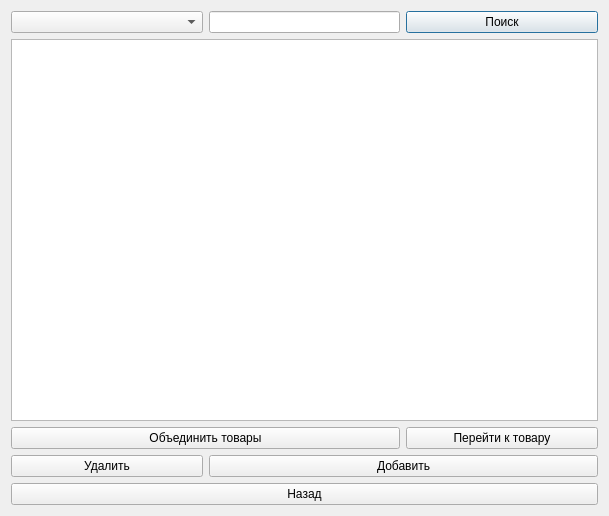
<?xml version="1.0" encoding="UTF-8"?>
<ui version="4.0">
 <class>FirstWindow</class>
 <widget class="QDialog" name="FirstWindow">
  <property name="geometry">
   <rect>
    <x>0</x>
    <y>0</y>
    <width>609</width>
    <height>516</height>
   </rect>
  </property>
  <property name="windowTitle">
   <string>bikes</string>
  </property>
  <layout class="QGridLayout" name="gridLayout">
   <item row="0" column="4">
    <widget class="QPushButton" name="pushButton_5">
     <property name="text">
      <string>Поиск</string>
     </property>
    </widget>
   </item>
   <item row="0" column="3">
    <widget class="QLineEdit" name="lineEdit">
     <property name="sizePolicy">
      <sizepolicy hsizetype="Minimum" vsizetype="Fixed">
       <horstretch>0</horstretch>
       <verstretch>0</verstretch>
      </sizepolicy>
     </property>
    </widget>
   </item>
   <item row="2" column="2" colspan="3">
    <widget class="QTableView" name="tableView"/>
   </item>
   <item row="6" column="2" colspan="3">
    <widget class="QPushButton" name="pushButton">
     <property name="text">
      <string>Назад</string>
     </property>
    </widget>
   </item>
   <item row="4" column="2">
    <widget class="QPushButton" name="pushButton_3">
     <property name="text">
      <string>Удалить</string>
     </property>
    </widget>
   </item>
   <item row="0" column="2">
    <widget class="QComboBox" name="comboBox"/>
   </item>
   <item row="3" column="2" colspan="2">
    <widget class="QPushButton" name="pushButton_6">
     <property name="text">
      <string>Объединить товары</string>
     </property>
    </widget>
   </item>
   <item row="3" column="4">
    <widget class="QPushButton" name="pushButton_4">
     <property name="text">
      <string>Перейти к товару</string>
     </property>
    </widget>
   </item>
   <item row="4" column="3" colspan="2">
    <widget class="QPushButton" name="pushButton_2">
     <property name="text">
      <string>Добавить</string>
     </property>
    </widget>
   </item>
  </layout>
 </widget>
 <resources/>
 <connections/>
</ui>
